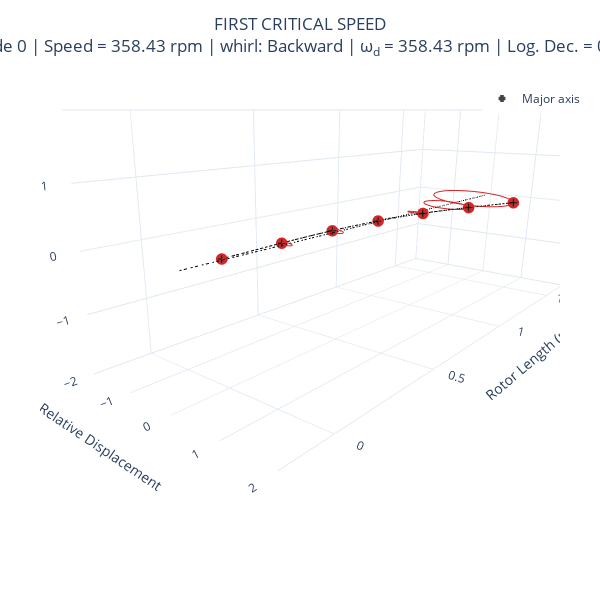

The notebook cell this image was saved under:
### Markdown cell above
# Modal Shapes

Mode shapes for the critical speeds for the onverhung rotor. This example is based on Example 6.9.1 page 281 from [Fryswell, 2010](#References).

Find the critical speeds and associated mode shapes for the 
system defined in Example 6.8.1 with bearing ccharacteristic case 5, defined in
Table 6.3.

### Code cell
modal = rotor.run_modal(speed=Q_(358.43, "RPM"))
fig = modal.plot_mode_3d(0, frequency_units="rpm", width=600, height=600)
fig.layout.title.text = "FIRST CRITICAL SPEED" + fig.layout.title.text
fig

### Figure 1 — Plotly figure (JSON) as saved in the notebook; plotly's stock layout.template omitted (floating-point values rounded to 4 significant figures; data arrays with more than 128 entries replaced by an {"elided": "..."} marker saying what was removed)
{"data": [{"hovertemplate": "Nodal Position: %{x:.2f}<br>X - Displacement: %{y:.2f}<br>Y - Displacement: %{z:.2f}", "line": {"color": "#d62728"}, "mode": "lines", "name": "node 0", "showlegend": false, "type": "scatter3d", "x": {"elided": "350 int values"}, "y": {"elided": "350 float values"}, "z": {"elided": "350 float values"}}, {"hovertemplate": "Nodal Position: %{x:.2f}<br>X - Displacement: %{y:.2f}<br>Y - Displacement: %{z:.2f}", "marker": {"color": "#d62728"}, "mode": "markers", "name": "node 0", "showlegend": false, "type": "scatter3d", "x": [0], "y": [-0.05863], "z": [1.272e-14]}, {"customdata": [[0.05863, 3.142]], "hovertemplate": "Nodal Position: %{x:.2f}<br>Major axis: %{customdata[0]:.2f}<br>Angle: %{customdata[1]:.2f}", "legendgroup": "major_axis", "marker": {"color": "black", "line": {"width": 2}, "size": 4, "symbol": "cross"}, "mode": "markers", "name": "Major axis", "showlegend": true, "type": "scatter3d", "x": [0], "y": [-0.05863], "z": [1.272e-14]}, {"hovertemplate": "Nodal Position: %{x:.2f}<br>X - Displacement: %{y:.2f}<br>Y - Displacement: %{z:.2f}", "line": {"color": "#d62728"}, "mode": "lines", "name": "node 1", "showlegend": false, "type": "scatter3d", "x": {"elided": "350 float values"}, "y": {"elided": "350 float values"}, "z": {"elided": "350 float values"}}, {"hovertemplate": "Nodal Position: %{x:.2f}<br>X - Displacement: %{y:.2f}<br>Y - Displacement: %{z:.2f}", "marker": {"color": "#d62728"}, "mode": "markers", "name": "node 1", "showlegend": false, "type": "scatter3d", "x": [0.25], "y": [-0.1128], "z": [-5.396e-14]}, {"customdata": [[0.1128, 3.142]], "hovertemplate": "Nodal Position: %{x:.2f}<br>Major axis: %{customdata[0]:.2f}<br>Angle: %{customdata[1]:.2f}", "legendgroup": "major_axis", "marker": {"color": "black", "line": {"width": 2}, "size": 4, "symbol": "cross"}, "mode": "markers", "name": "Major axis", "showlegend": false, "type": "scatter3d", "x": [0.25], "y": [-0.1128], "z": [-5.396e-14]}, {"hovertemplate": "Nodal Position: %{x:.2f}<br>X - Displacement: %{y:.2f}<br>Y - Displacement: %{z:.2f}", "line": {"color": "#d62728"}, "mode": "lines", "name": "node 2", "showlegend": false, "type": "scatter3d", "x": {"elided": "350 float values"}, "y": {"elided": "350 float values"}, "z": {"elided": "350 float values"}}, {"hovertemplate": "Nodal Position: %{x:.2f}<br>X - Displacement: %{y:.2f}<br>Y - Displacement: %{z:.2f}", "marker": {"color": "#d62728"}, "mode": "markers", "name": "node 2", "showlegend": false, "type": "scatter3d", "x": [0.5], "y": [-0.122], "z": [-6.855e-14]}, {"customdata": [[0.122, 3.142]], "hovertemplate": "Nodal Position: %{x:.2f}<br>Major axis: %{customdata[0]:.2f}<br>Angle: %{customdata[1]:.2f}", "legendgroup": "major_axis", "marker": {"color": "black", "line": {"width": 2}, "size": 4, "symbol": "cross"}, "mode": "markers", "name": "Major axis", "showlegend": false, "type": "scatter3d", "x": [0.5], "y": [-0.122], "z": [-6.855e-14]}, {"hovertemplate": "Nodal Position: %{x:.2f}<br>X - Displacement: %{y:.2f}<br>Y - Displacement: %{z:.2f}", "line": {"color": "#d62728"}, "mode": "lines", "name": "node 3", "showlegend": false, "type": "scatter3d", "x": {"elided": "350 float values"}, "y": {"elided": "350 float values"}, "z": {"elided": "350 float values"}}, {"hovertemplate": "Nodal Position: %{x:.2f}<br>X - Displacement: %{y:.2f}<br>Y - Displacement: %{z:.2f}", "marker": {"color": "#d62728"}, "mode": "markers", "name": "node 3", "showlegend": false, "type": "scatter3d", "x": [0.75], "y": [-0.04163], "z": [-1.389e-14]}, {"customdata": [[0.04163, 3.142]], "hovertemplate": "Nodal Position: %{x:.2f}<br>Major axis: %{customdata[0]:.2f}<br>Angle: %{customdata[1]:.2f}", "legendgroup": "major_axis", "marker": {"color": "black", "line": {"width": 2}, "size": 4, "symbol": "cross"}, "mode": "markers", "name": "Major axis", "showlegend": false, "type": "scatter3d", "x": [0.75], "y": [-0.04163], "z": [-1.389e-14]}, {"hovertemplate": "Nodal Position: %{x:.2f}<br>X - Displacement: %{y:.2f}<br>Y - Displacement: %{z:.2f}", "line": {"color": "#d62728"}, "mode": "lines", "name": "node 4", "showlegend": false, "type": "scatter3d", "x": {"elided": "350 int values"}, "y": {"elided": "350 float values"}, "z": {"elided": "350 float values"}}, {"hovertemplate": "Nodal Position: %{x:.2f}<br>X - Displacement: %{y:.2f}<br>Y - Displacement: %{z:.2f}", "marker": {"color": "#d62728"}, "mode": "markers", "name": "node 4", "showlegend": false, "type": "scatter3d", "x": [1], "y": [0.1722], "z": [1.3e-13]}, {"customdata": [[0.1722, 7.547e-13]], "hovertemplate": "Nodal Position: %{x:.2f}<br>Major axis: %{customdata[0]:.2f}<br>Angle: %{customdata[1]:.2f}", "legendgroup": "major_axis", "marker": {"color": "black", "line": {"width": 2}, "size": 4, "symbol": "cross"}, "mode": "markers", "name": "Major axis", "showlegend": false, "type": "scatter3d", "x": [1], "y": [0.1722], "z": [1.3e-13]}, {"hovertemplate": "Nodal Position: %{x:.2f}<br>X - Displacement: %{y:.2f}<br>Y - Displacement: %{z:.2f}", "line": {"color": "#d62728"}, "mode": "lines", "name": "node 5", "showlegend": false, "type": "scatter3d", "x": {"elided": "350 float values"}, "y": {"elided": "350 float values"}, "z": {"elided": "350 float values"}}, {"hovertemplate": "Nodal Position: %{x:.2f}<br>X - Displacement: %{y:.2f}<br>Y - Displacement: %{z:.2f}", "marker": {"color": "#d62728"}, "mode": "markers", "name": "node 5", "showlegend": false, "type": "scatter3d", "x": [1.25], "y": [0.5415], "z": [3.878e-13]}, {"customdata": [[0.5415, 7.161e-13]], "hovertemplate": "Nodal Position: %{x:.2f}<br>Major axis: %{customdata[0]:.2f}<br>Angle: %{customdata[1]:.2f}", "legendgroup": "major_axis", "marker": {"color": "black", "line": {"width": 2}, "size": 4, "symbol": "cross"}, "mode": "markers", "name": "Major axis", "showlegend": false, "type": "scatter3d", "x": [1.25], "y": [0.5415], "z": [3.878e-13]}, {"hovertemplate": "Nodal Position: %{x:.2f}<br>X - Displacement: %{y:.2f}<br>Y - Displacement: %{z:.2f}", "line": {"color": "#d62728"}, "mode": "lines", "name": "node 6", "showlegend": false, "type": "scatter3d", "x": {"elided": "350 float values"}, "y": {"elided": "350 float values"}, "z": {"elided": "350 float values"}}, {"hovertemplate": "Nodal Position: %{x:.2f}<br>X - Displacement: %{y:.2f}<br>Y - Displacement: %{z:.2f}", "marker": {"color": "#d62728"}, "mode": "markers", "name": "node 6", "showlegend": false, "type": "scatter3d", "x": [1.5], "y": [1], "z": [7.429e-13]}, {"customdata": [[1.0, 7.429e-13]], "hovertemplate": "Nodal Position: %{x:.2f}<br>Major axis: %{customdata[0]:.2f}<br>Angle: %{customdata[1]:.2f}", "legendgroup": "major_axis", "marker": {"color": "black", "line": {"width": 2}, "size": 4, "symbol": "cross"}, "mode": "markers", "name": "Major axis", "showlegend": false, "type": "scatter3d", "x": [1.5], "y": [1], "z": [7.429e-13]}, {"line": {"color": "black", "dash": "dash"}, "mode": "lines", "name": "mode shape", "showlegend": false, "type": "scatter3d", "x": [0, 0.0625, 0.125, 0.1875, 0.25, 0.25, 0.3125, 0.375, 0.4375, 0.5, 0.5, 0.5625, 0.625, 0.6875, 0.75, 0.75, 0.8125, 0.875, 0.9375, 1, 1, 1.062, 1.125, 1.188, 1.25, 1.25, 1.312, 1.375, 1.438, 1.5], "y": [-0.05863, -0.07394, -0.08856, -0.1018, -0.1128, -0.1128, -0.1211, -0.1258, -0.1264, -0.122, -0.122, -0.112, -0.09577, -0.07254, -0.04163, -0.04163, -0.002383, 0.04588, 0.1039, 0.1722, 0.1722, 0.2514, 0.3403, 0.4374, 0.5415, 0.5415, 0.6512, 0.765, 0.8818, 1], "z": [1.272e-14, -7.797e-15, -2.418e-14, -3.878e-14, -5.396e-14, -5.396e-14, -6.504e-14, -6.848e-14, -6.831e-14, -6.855e-14, -6.855e-14, -6.469e-14, -5.191e-14, -3.378e-14, -1.389e-14, -1.389e-14, 1.043e-14, 4.337e-14, 8.365e-14, 1.3e-13, 1.3e-13, 1.837e-13, 2.458e-13, 3.144e-13, 3.878e-13, 3.878e-13, 4.694e-13, 5.599e-13, 6.531e-13, 7.429e-13]}, {"hoverinfo": "none", "line": {"color": "black", "dash": "dashdot"}, "mode": "lines", "showlegend": false, "type": "scatter3d", "x": [-0.15, -0.08793, -0.02586, 0.03621, 0.09828, 0.1603, 0.2224, 0.2845, 0.3466, 0.4086, 0.4707, 0.5328, 0.5948, 0.6569, 0.719, 0.781, 0.8431, 0.9052, 0.9672, 1.029, 1.091, 1.153, 1.216, 1.278, 1.34, 1.402, 1.464, 1.526, 1.588, 1.65], "y": [0, 0, 0, 0, 0, 0, 0, 0, 0, 0, 0, 0, 0, 0, 0, 0, 0, 0, 0, 0, 0, 0, 0, 0, 0, 0, 0, 0, 0, 0], "z": [0, 0, 0, 0, 0, 0, 0, 0, 0, 0, 0, 0, 0, 0, 0, 0, 0, 0, 0, 0, 0, 0, 0, 0, 0, 0, 0, 0, 0, 0]}, {"hoverinfo": "none", "legendgroup": "major_axis", "line": {"color": "black", "dash": "dashdot"}, "mode": "lines", "showlegend": false, "type": "scatter3d", "x": [0, 0.0625, 0.125, 0.1875, 0.25, 0.25, 0.3125, 0.375, 0.4375, 0.5, 0.5, 0.5625, 0.625, 0.6875, 0.75, 0.75, 0.8125, 0.875, 0.9375, 1, 1, 1.062, 1.125, 1.188, 1.25, 1.25, 1.312, 1.375, 1.438, 1.5], "y": [-0.05863, -0.07394, -0.08856, -0.1018, -0.1128, -0.1128, -0.1211, -0.1258, -0.1264, -0.122, -0.122, -0.112, -0.09577, -0.07254, -0.04163, -0.04163, 1.043e-05, 0.04588, 0.1039, 0.1722, 0.1722, 0.2514, 0.3403, 0.4374, 0.5415, 0.5415, 0.6512, 0.765, 0.8818, 1], "z": [1.272e-14, -7.797e-15, -2.418e-14, -3.878e-14, -5.396e-14, -5.396e-14, -6.504e-14, -6.848e-14, -6.831e-14, -6.855e-14, -6.855e-14, -6.469e-14, -5.191e-14, -3.378e-14, -1.389e-14, -1.389e-14, 0.01446, 4.337e-14, 8.365e-14, 1.3e-13, 1.3e-13, 1.837e-13, 2.458e-13, 3.144e-13, 3.878e-13, 3.878e-13, 4.694e-13, 5.599e-13, 6.531e-13, 7.429e-13]}], "layout": {"height": 600, "legend": {"x": 0.85, "y": 0.95}, "margin": {"b": 60, "l": 40, "r": 40, "t": 60}, "scene": {"aspectmode": "manual", "aspectratio": {"x": 2.5, "y": 1, "z": 1}, "camera": {"center": {"x": 1.15, "y": 0.5, "z": 0}, "eye": {"x": 2.3, "y": 1.5, "z": 0.5}, "up": {"x": 0, "y": 0, "z": 1}}, "xaxis": {"autorange": "reversed", "nticks": 5, "title": {"text": "Rotor Length (m)"}}, "yaxis": {"nticks": 5, "range": [-2, 2], "title": {"text": "Relative Displacement"}}, "zaxis": {"nticks": 5, "range": [-2, 2], "title": {"text": "Relative Displacement"}}}, "title": {"text": "FIRST CRITICAL SPEED<br>Mode 0 | Speed = 358.43 rpm | whirl: Backward | ω<sub>d</sub> = 358.43 rpm | Log. Dec. = 0.00", "x": 0.5, "xanchor": "center"}, "width": 600}}
